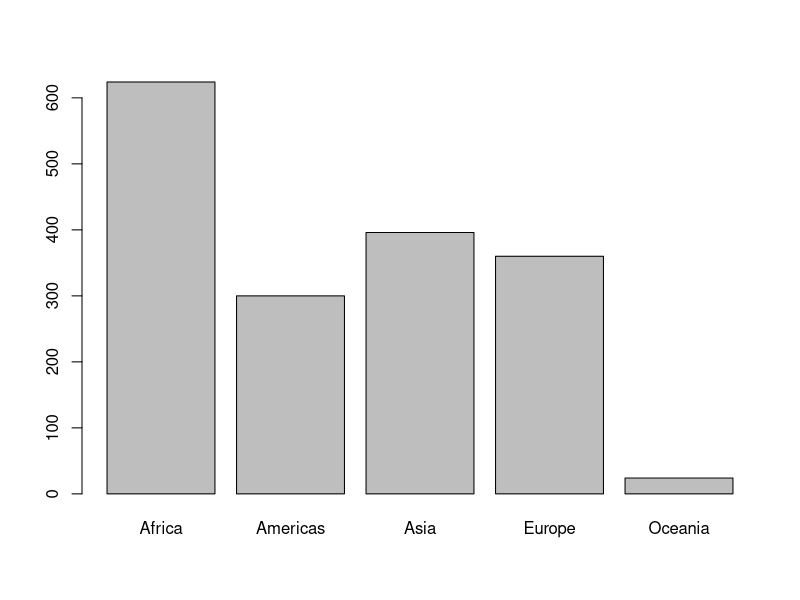
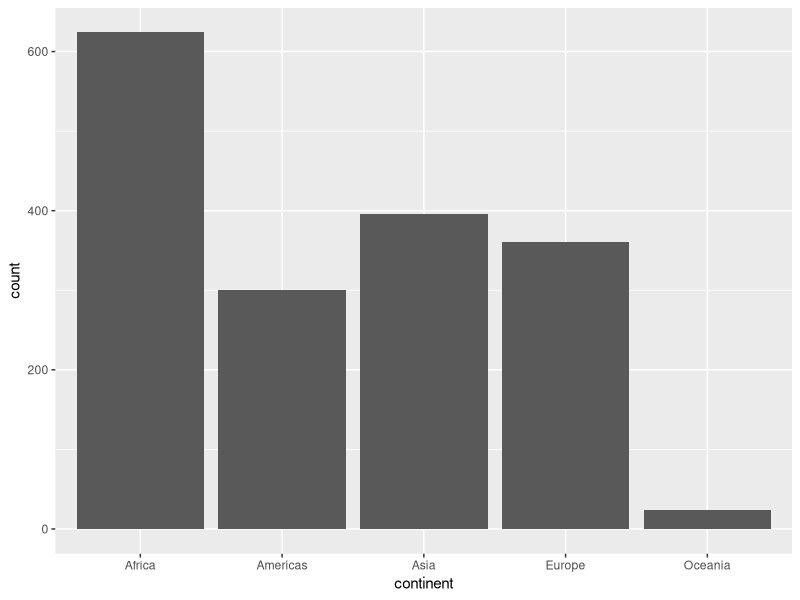

Here is the R script that generated these plots, in order:
## ---- chunk 1
library(tidyverse)
# Make sure that gapminderDataFiveYear.tsv is in the same directory with this Rmd file 
gapMinder <- read.delim("gapminderDataFiveYear.tsv") 
## ---- chunk 2
gapMinder %>%   
  # filter(!is.na(continent)) %>%   
  group_by(continent) %>%   
  summarise(mean_gdpPercap = mean(gdpPercap)) %>%   
  knitr::kable(caption = "We can also add a caption.",
               col.names = c("Continent", "Mean GDP per Capita"))
## ---- chunk 3
# Replace the value of cont with your continent of choice
cont <- "Europe"
mean_continent <- gapMinder |>  
  group_by(continent) |>  
  summarise(mean_lifeExp = mean(lifeExp)) |> 
  filter(continent == cont)
mean_continent
## ---- chunk 4
continents <- factor(gapMinder$continent)

plot(continents)
## ---- chunk 5
ggplot(data = gapMinder,
       mapping = aes(x = continent)) +
  geom_bar()
